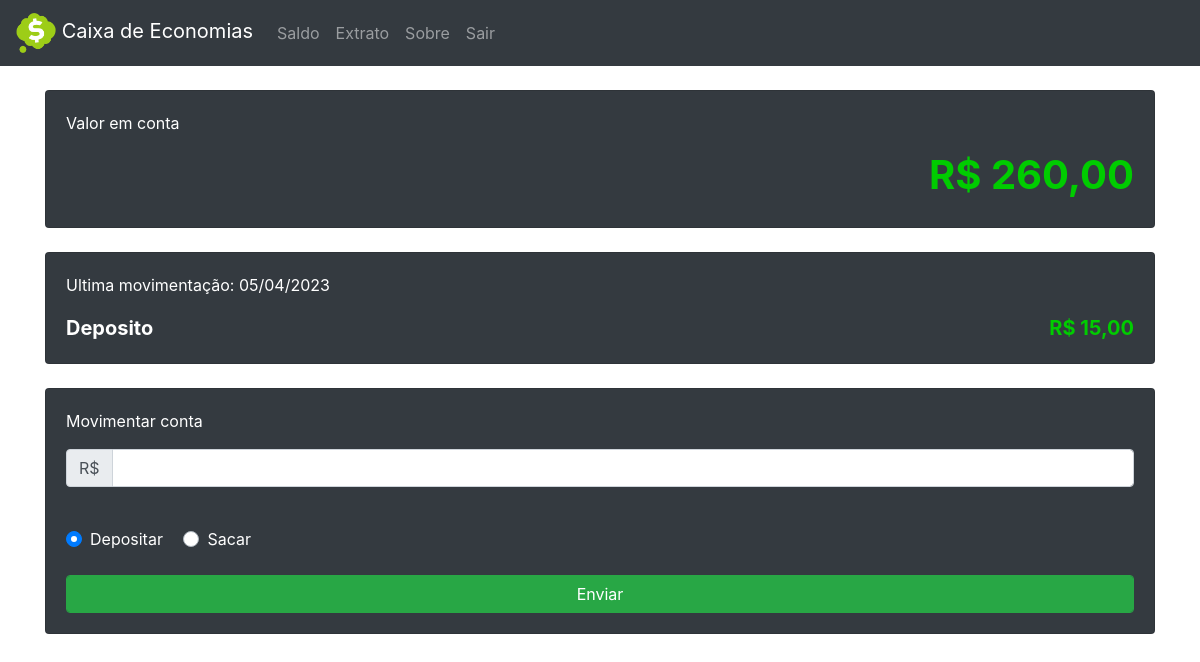
Before: /homepage (signed in) with the older database file.
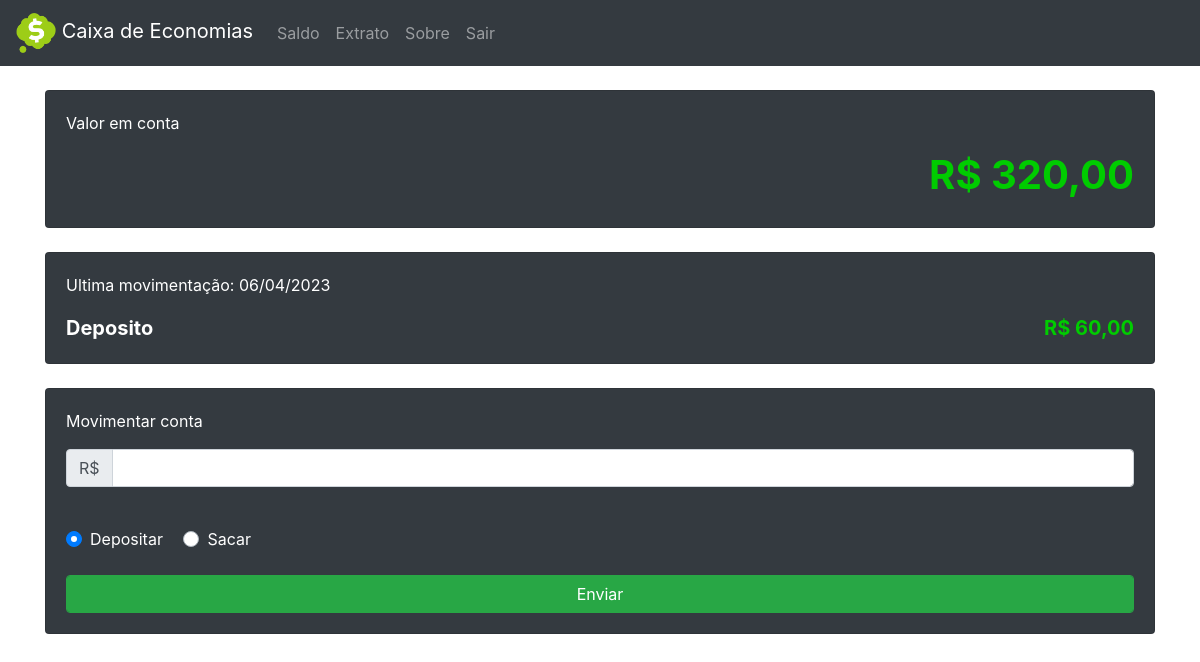
After: the same page with the newer database file.
### tables this page shows
CREATE TABLE movimentacao(Data DATE, TMov TEXT, VMov REAL, Descricao TEXT);

### App.py (the view)
@app.route('/homepage')
def homepage():
	if (session):
		ultC , ultO, dt, li = Control_DB.ultrow(session['usuario'])
		if ultC > 0:
			cor_ultC = '#00CC00'
		elif ultC  < 0:
			cor_ultC = '#DF0101'
		else:
			cor_ultC = '#33CCFF'
		conta = rs.float_to_s(Control_DB.v_conta(session['usuario']))
		cor_conta = rs.string_to_f(conta)
		if cor_conta > 0:
			cor_conta = '#00CC00'
		elif cor_conta < 0:
			cor_conta = '#DF0101'
		else:
			cor_conta = '#33CCFF'
		ultC = rs.float_to_s(ultC)
		ultO = ultO.capitalize()
		return render_template('index.html', ultC = ultC, cor_ultC = cor_ultC, ultO = ultO, dt = dt, conta =  conta, cor_conta = cor_conta, real = rs.float_to_s)
	else:
		return redirect( url_for('login') )

### App.py (called while the page is built)
	def ultrow(x):
		con = sqlite3.connect(path_db + x + '.db')
		cur = con.cursor()
		li = []
		for row in cur.execute('''SELECT * FROM movimentacao'''):
			ult = row
			li += [row]
		x = ult[2]
		y = ult[1]
		z = ult[0]
		con.commit()
		con.close()
		return x, y, z, li

	def v_conta(x):
		def del_car(x):
			x = x[0]
			if x == None:
				x = 0.0
			else:
				x = float(x)
			return x
		con = sqlite3.connect(path_db + x + '.db')
		cur = con.cursor()
		for row in cur.execute('''SELECT SUM(VMov) FROM movimentacao '''):
			conta = row
			conta = del_car(conta)
		con.commit()
		con.close()
		return conta

### module/realsymbol.py (called while the page is built)
    def string_to_f(x):
        s = x[0:1]
        x = list(x)[4:]
        c = ''
        for i in x:
            if i == '.':
                pass
            elif i == ',':
                c += '.'
            else:
                c += i
        if s == '-':
            c = (float(c) - (2 * float(c)))
            return c
        elif s == ' ':
            return float(c)

### templates/index.html (shortened to what this page needs)
<!DOCTYPE html>
<html lang="pt-br">
	<head>
		<link rel="stylesheet" href="{{ url_for('static', filename='css/bootstrap.min.css') }}">
</head>
<body>
	<nav class="navbar navbar-expand-md bg-dark navbar-dark">
	  <a class="navbar-brand" href="{{ url_for('homepage') }}"><img src="/static/imgs/logo.png" alt="Logo" style="width:40px;"> Caixa de Economias</a>
	  <div class="collapse navbar-collapse" id="collapsibleNavbar">
	    <ul class="navbar-nav">
	      <li class="nav-item">
	        <a class="nav-link" href="{{ url_for('homepage') }}">Saldo</a>
	      </li>
	      <li class="nav-item">
	        <a class="nav-link" href="{{ url_for('extratos') }}">Extrato</a>
	      </li>
	      <li class="nav-item">
	        <a class="nav-link" href="#">Sobre</a>
	      </li>
	      <li class="nav-item">
	        <a class="nav-link" href="{{ url_for('sair') }}">Sair</a>
	      </li>
	    </ul>
	  </div>
	</nav>
	<div class="container">
		<br>
		<div class="card bg-dark text-white">
	    <div class="card-body">
	    	<p>Valor em conta</p>
	    	<h1 class="float-right"><span style="color: {{  cor_conta }}; font-weight: bold;">{{conta}}</span></h1>
	   </div>
	  </div>
	  <br>
		<div class="card bg-dark text-white">
	    <div class="card-body">
	    	<p>Ultima movimentação: {{dt}}</p>
	    	<span style="font-size: 20px; font-weight: bold;">{{ultO}}</span>
	    	<span class="float-right" style="color: {{ cor_ultC }}; font-size: 20px; font-weight: bold;">{{ultC}}</span>
	    </div>
	  </div>
		<br>
	  <div class="card bg-dark text-white">
	    <div class="card-body">
		    <p>Movimentar conta</p>
				<form action="{{ url_for('movimentacao') }}" method="POST">
		  		<div class="input-group mb-3">
		    		<div class="input-group-prepend">
		      		<span class="input-group-text">R$</span>
		   			</div>
		        <input type="number" step="any" name="movimento" class="form-control" id="mv">
		      </div>
		      <br>
		      <div class="custom-control custom-radio custom-control-inline">
            <label class="custom-control-label" for="customRadio1">Depositar</label>
          </div>
          <div class="custom-control custom-radio custom-control-inline">
            <label class="custom-control-label" for="customRadio2">Sacar</label>
          </div>
          <br>
          <br>
					<input type="button" class="btn btn-success form-control" value="Enviar" data-toggle="modal" data-target="#myModal">
		      <br>
				</form>
			</div>
		</div>
	</div>
	<br>
</body>
</html>

Changed rows visible on the page:
no longer on this page (row unchanged): movimentacao: Data "05/04/2023"
added movimentacao: Data "06/04/2023"
Other visible differences:
{{ conta }}: "R$ 260,00" → "R$ 320,00"
{{ ultC }}: "R$ 15,00" → "R$ 60,00"
